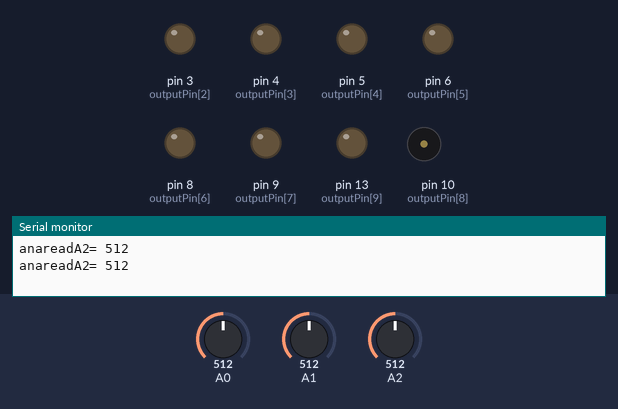
The sketch below on a simulated Arduino Uno, built with avr-gcc and run on an emulated ATmega328P. On the bench: output pins drawn as LEDs (lit = HIGH), buzzer (waves = sounding), the last lines printed to the serial monitor. Inputs (shaded band) come from the test bench; at power-on: A0 = 512, A1 = 512, A2 = 512.

Above: at 1.2 s.
1.3 s: A0 set to 890
At 3.4 s:
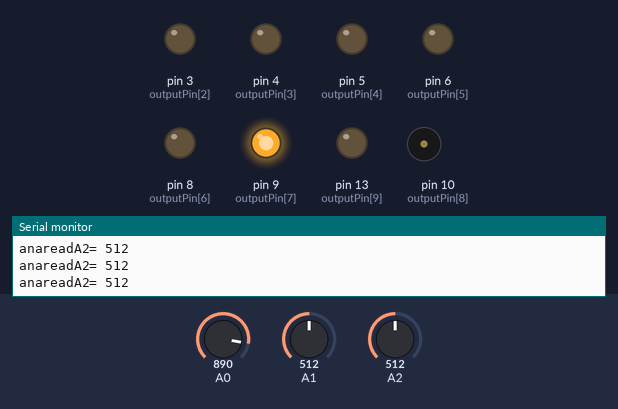
3.7 s: A0 set to 860
At 4.6 s:
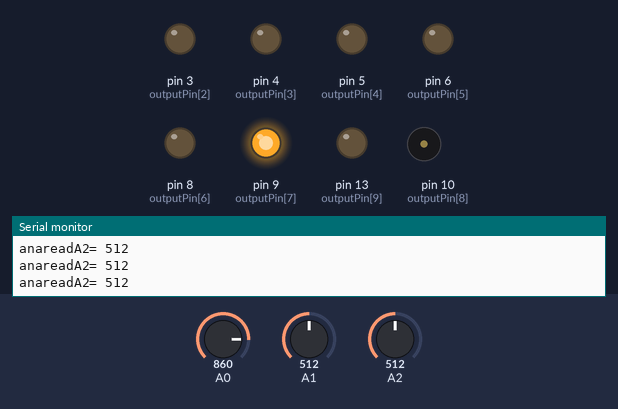
6.5 s: A0 set to 841
At 8.8 s:
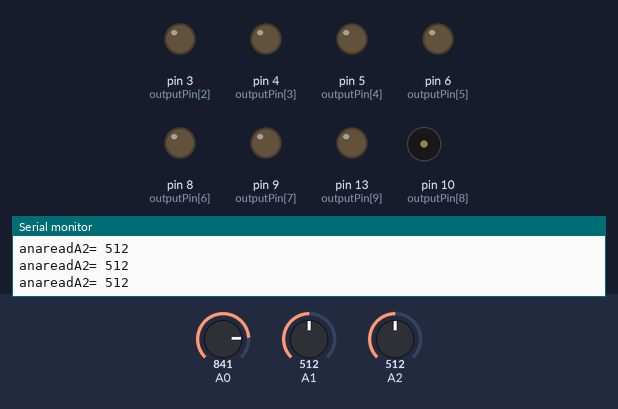
Timing chart, 0 to 17.9 s (numbered marks = the images above; inputs shaded):
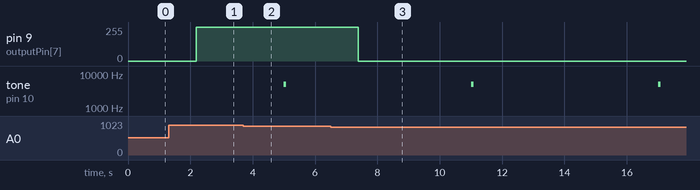

The sketch:

helmet_3_1_fail.ino
```cpp
byte outputPin[]={0,1,3,4,5,6,8,9,10,13};
byte inputPin[]={2};
byte mode[4];


float v; //這個v還不曉得要幹嘛
//uint8_t ;
uint16_t pwm=200;     //降壓的輸出PWM
uint16_t anareadA0;   //輸出的回授 (3.3K/10+3.3K)
uint16_t anareadA1;   //電池電源   (2.2K/10+2.2K)
uint8_t batstate=2;   //[2滿電] [1半電] [0喔不喵]
uint16_t anareadA2;   //光敏      (光敏二極體，460以下算暗的了)

float brightness;  //光敏數據累加  (最多64K)
uint8_t chekst_brtns; //check sent brightness不然他會在一小段時間內重複執行個很多次

uint8_t enviro;       //[2大白天] 4KΩ/1000lux [1黃昏] 50KΩ/20lux [0晚上暗咪哞]
uint8_t chek2set_evro; //check to set enviro 要在brightness 量測6次以後，再進行enviro輸出
/*這裡有個小小問題：
 *
 */

//不要用LGT不要用LGT太可怕太難用資訊不全

void setup() {
  for(byte i=0;i<10;i++){
    pinMode(outputPin[i],OUTPUT); //將所有腳位設為輸出
  }
  pinMode(A3, INPUT_PULLUP);//uhh內建上拉電阻好像是38K(至少要開啟2個上拉，才會是38K，否則一個是41K)
  pinMode(A1, INPUT_PULLUP);

  analogReference(INTERNAL); //偵測電壓，用內部1.1V (實際1.8V)//LGT默認為1.1V，EASY~
  Serial.begin(9600);
  //tone(10, 4000, 70);

}

void loop() {
/*------------------輸出電源調控--------------------*/
  pwm = constrain(pwm, 1, 254);//避免PWM爆錶 //尬的，LGT最滿不是255，是16384！
  //if(millis()%10==0){
    anareadA0=analogRead(A0); //輸出回饋
    anareadA1=analogRead(A1); //電池電量偵測
    anareadA2=analogRead(A2); //光敏二極體_暗460
  //if(millis()%100){
  //v=1.1 * anareadA0 / 1023; //100mS偵測一次電壓，權衡精準與省電


  //降壓輸出的回授分壓電阻為3.3K/10K+3.3K=0.248倍......這個10K目前是用外部的炭膜電阻
  //若v=3.4，則A0讀到3.4*0.248/1.1*1023=784.176
  //
  //因應新的(不知哪來的)1.8V參考源，
  //若v=3.4，則A0讀到3.4*0.248/1.8*1023=479.219
  //但是實驗發現，A0=880~850
  //
  //我發現：
  //儘管內置參考源為1.1V，依然受到電源電壓影響。意即，當電壓源為3.5V或4.2V時，讀到的ADC值雖然一樣，實際電壓卻會不同。

  //注意，內建上拉38K，外部固定6.8K，0.1517倍率
  //超怪，我又算出新的參考源變成1.8V (OK最新數據0.98V
  //那麼:
  //若v=3.9，則A1讀到3.9*0.1517/0.98*1023=617.59  (0.591V
  //若v=3.5，則A1讀到3.5*0.1517/0.98*1023=554.25  (0.530V
  //


  if (880 < anareadA0 ){

    pwm+=1;
    //因用的是P型半導體，故邏輯相反
  }
  if (850 > anareadA0 ){

    pwm-=1;
    //因用的是P型半導體，故邏輯相反
  }
  //analogWrite(9,16383);
  //尬的嘞，LGT的PWM輸出最滿是16383
  analogWrite(9,pwm);

/*----------------電池電源偵測---------------*/
  if (millis()>3000){

    //等完全開機
    if (617 > anareadA1 && anareadA1 > 554){

      //注意這if不能寫成if(660 > anareadA1 > 586) 會卡死，務必分成2段
      //從滿電變成半電
      if(batstate>1){
        batstate=1;
        //tone(10, 3000, 200);
        //Serial.print("-----半--------");
      }
    }
    if (554 > anareadA1 ){
      //從半電變成沒電
      //喔不！停電了
      //ahhhhh！
      if(batstate>0){
        batstate=0;
        //tone(10, 1500, 200);
        //Serial.print("------0-------");
      }
    }
  }
/*--------------環境亮度判斷------------------*/
/*
記得，460以下算是暗的
*/

  if((millis()/10)%100==0 && chekst_brtns==0){
    //累加5次(1秒1次)就好
    //寫成   /10)%100   這樣，是因為不太可能程式每次執行到這裡時，正好millis都是整數，會被辣掉。但總會在10mS內執行完吧!
    brightness+=anareadA2;
    chekst_brtns=1;
    chek2set_evro+=1;
    Serial.print("anareadA2= ");
    Serial.println(anareadA2);
  }
  if((millis()/10)%100>50 && chekst_brtns==1){
    //check sent brightness不然他會在一小段時間內重複執行個很多次
    chekst_brtns=0;
  }
    /*
    Serial.print("brightness= ");
    Serial.print(brightness);
    Serial.print("  enviro= ");
    Serial.println(enviro);
    */
  if(chek2set_evro>5 ){
    //將檢驗結果送出(6秒1次)
    //寫成  /10)%600  這樣，是因為不太可能程式每次執行到這裡時，正好millis都是整數，會被辣掉。但總會在10mS內執行完吧!


    if(brightness>3000){
        //460*6=2760
        //實測2870
        //this is 白天

        enviro=2;
        tone(10, 5000, 80);
    }
    else {
        //this is 晚上
        enviro=1;
        tone(10, 3000, 80);
    }

    Serial.print("brightness= ");
    Serial.print(brightness);

    Serial.print(" enviro= ");
    Serial.println(enviro);
    Serial.println("");

    brightness=0;
    chek2set_evro=0;
  }
/*ready 2 delete
  if((millis()/10)%600>50 && chekst_evro==1){
    //check sent enviro不然他會在一小段時間內重複執行個很多次
    chekst_evro=0;
  }
*/
//昨日的bug紀錄：每8次中，就有一次的anaReadA2再結算時，跑到下一次那哩，因此需要看看millis哪裡會有公倍數問題

/*-------------按鍵模式定義--------------------*/
/*
switch(mode[1]){
    case 0:
        //這個沒用到
        break;

    case 1:
        //感光
        switch(enviro){
            case 0:
                //晚上

                break;

            case 1:
                //黃昏

                break;

            case 2:
                //白天

                break;

        }
        break;

    case 2:
        //簡易

        break;

    case 3:
        //強制照明

        break;

    case 4:
        //強制閃燈

        break;

}
*/

/*-------------亮燈模式定義--(等會兒，太複雜不要問很可怕)-----------*/

  delay(3);
}
```

OLD_data.ino
```cpp
//降壓輸出的回授分壓電阻為3.3K/10K+3.3K=0.248倍......錯，舊數據
  //若v=3.4，則A0讀到3.4*0.248/1.1*1023=784.176
  //
  //因應新的(不知哪來的)1.8V參考源，
  //若v=3.4，則A0讀到3.4*0.248/1.8*1023=479.219
  //但是實驗發現，A0=880~850
  //
  //我發現：
  //儘管內置參考源為1.1V，依然受到電源電壓影響。意即，當電壓源為3.5V或4.2V時，讀到的ADC值雖然一樣，實際電壓卻會不同。

  //電池電源的回授分壓電阻為2.2K/10K+2.2K=0.18倍 (會用2.2K而非3.3K是為了在最大精準下不會爆錶
  //若v=3.9，則A1讀到3.9*0.18/1.1*1023=652.86
  //若v=3.5，則A1讀到3.5*0.18/1.1*1023=585.9
  //
  //怪怪，內置參考源變成1.6V
  //那麼:
  //若v=3.9，則A1讀到3.9*0.18/1.6*1023=448.84
  //若v=3.5，則A1讀到3.5*0.18/1.6*1023=408.806
  //
  //超怪，我又算出新的參考源變成1.8V
  //那麼:
  //若v=3.9，則A1讀到3.9*0.18/1.8*1023=398.97
  //若v=3.5，則A1讀到3.5*0.18/1.8*1023=358.05
  //
```

Measured:
- the behaviour switches between 850 and 849 on A0 (found by bisection; images 2 and 3)
- after the input at 1.3 s, pin 9 (outputPin[7]): 0/255 → 255/255 after 0.88 s
- after the input at 3.7 s, pin 9 (outputPin[7]): 255/255 → 254/255 at once
- after the input at 6.5 s, pin 9 (outputPin[7]): 254/255 → 0/255 after 0.89 s
- by itself, tone on pin 10 (outputPin[8]): alternates 5000 Hz for 0.08 s and silent for 5.9 s
